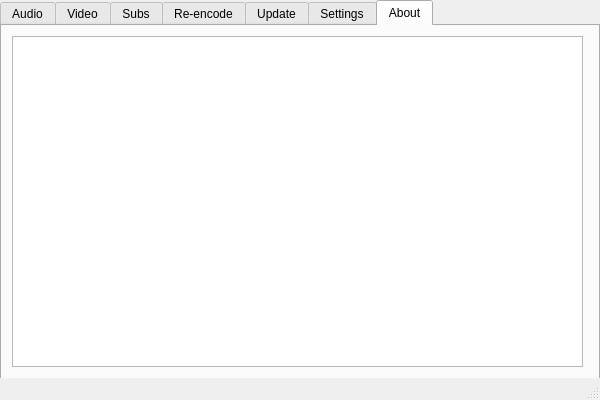
<?xml version="1.0" encoding="UTF-8"?>
<ui version="4.0">
 <class>MainWindow</class>
 <widget class="QMainWindow" name="MainWindow">
  <property name="geometry">
   <rect>
    <x>0</x>
    <y>0</y>
    <width>600</width>
    <height>400</height>
   </rect>
  </property>
  <property name="minimumSize">
   <size>
    <width>600</width>
    <height>400</height>
   </size>
  </property>
  <property name="maximumSize">
   <size>
    <width>600</width>
    <height>400</height>
   </size>
  </property>
  <property name="tabletTracking">
   <bool>false</bool>
  </property>
  <property name="windowTitle">
   <string>yt-dl_gui</string>
  </property>
  <property name="locale">
   <locale language="English" country="UnitedStates"/>
  </property>
  <widget class="QWidget" name="centralwidget">
   <widget class="QTabWidget" name="tabWidget">
    <property name="enabled">
     <bool>true</bool>
    </property>
    <property name="geometry">
     <rect>
      <x>0</x>
      <y>0</y>
      <width>600</width>
      <height>400</height>
     </rect>
    </property>
    <property name="minimumSize">
     <size>
      <width>600</width>
      <height>400</height>
     </size>
    </property>
    <property name="maximumSize">
     <size>
      <width>600</width>
      <height>400</height>
     </size>
    </property>
    <property name="tabPosition">
     <enum>QTabWidget::North</enum>
    </property>
    <property name="tabShape">
     <enum>QTabWidget::Rounded</enum>
    </property>
    <property name="currentIndex">
     <number>6</number>
    </property>
    <widget class="QWidget" name="audio_tab">
     <property name="minimumSize">
      <size>
       <width>600</width>
       <height>400</height>
      </size>
     </property>
     <property name="maximumSize">
      <size>
       <width>600</width>
       <height>400</height>
      </size>
     </property>
     <attribute name="title">
      <string>Audio</string>
     </attribute>
     <widget class="QLineEdit" name="url_box">
      <property name="geometry">
       <rect>
        <x>40</x>
        <y>10</y>
        <width>541</width>
        <height>20</height>
       </rect>
      </property>
     </widget>
     <widget class="QLabel" name="url_label">
      <property name="geometry">
       <rect>
        <x>10</x>
        <y>10</y>
        <width>21</width>
        <height>20</height>
       </rect>
      </property>
      <property name="text">
       <string>URL:</string>
      </property>
     </widget>
     <widget class="QTextBrowser" name="output_console">
      <property name="geometry">
       <rect>
        <x>10</x>
        <y>70</y>
        <width>571</width>
        <height>271</height>
       </rect>
      </property>
      <property name="sizePolicy">
       <sizepolicy hsizetype="Fixed" vsizetype="Fixed">
        <horstretch>0</horstretch>
        <verstretch>0</verstretch>
       </sizepolicy>
      </property>
     </widget>
     <widget class="QPushButton" name="download_button">
      <property name="geometry">
       <rect>
        <x>500</x>
        <y>40</y>
        <width>75</width>
        <height>23</height>
       </rect>
      </property>
      <property name="text">
       <string>Download</string>
      </property>
     </widget>
     <widget class="QCheckBox" name="playlist_checkbox">
      <property name="geometry">
       <rect>
        <x>10</x>
        <y>40</y>
        <width>70</width>
        <height>17</height>
       </rect>
      </property>
      <property name="text">
       <string>playlist</string>
      </property>
     </widget>
     <widget class="QLineEdit" name="playlist_bar">
      <property name="enabled">
       <bool>false</bool>
      </property>
      <property name="geometry">
       <rect>
        <x>70</x>
        <y>40</y>
        <width>361</width>
        <height>20</height>
       </rect>
      </property>
     </widget>
     <widget class="QLabel" name="playlist_label">
      <property name="enabled">
       <bool>false</bool>
      </property>
      <property name="geometry">
       <rect>
        <x>440</x>
        <y>40</y>
        <width>47</width>
        <height>13</height>
       </rect>
      </property>
      <property name="text">
       <string>1,3,7-9</string>
      </property>
     </widget>
    </widget>
    <widget class="QWidget" name="video_tab">
     <attribute name="title">
      <string>Video</string>
     </attribute>
    </widget>
    <widget class="QWidget" name="subs_tab">
     <property name="minimumSize">
      <size>
       <width>600</width>
       <height>400</height>
      </size>
     </property>
     <property name="maximumSize">
      <size>
       <width>600</width>
       <height>400</height>
      </size>
     </property>
     <attribute name="title">
      <string>Subs</string>
     </attribute>
    </widget>
    <widget class="QWidget" name="ree_tab">
     <attribute name="title">
      <string>Re-encode</string>
     </attribute>
    </widget>
    <widget class="QWidget" name="upd_tab">
     <attribute name="title">
      <string>Update</string>
     </attribute>
    </widget>
    <widget class="QWidget" name="stn_tab">
     <attribute name="title">
      <string>Settings</string>
     </attribute>
    </widget>
    <widget class="QWidget" name="abd_tab">
     <attribute name="title">
      <string>About</string>
     </attribute>
     <widget class="QTextBrowser" name="about_box">
      <property name="geometry">
       <rect>
        <x>10</x>
        <y>10</y>
        <width>571</width>
        <height>331</height>
       </rect>
      </property>
     </widget>
    </widget>
   </widget>
  </widget>
  <widget class="QStatusBar" name="statusbar"/>
 </widget>
 <resources/>
 <connections/>
</ui>
